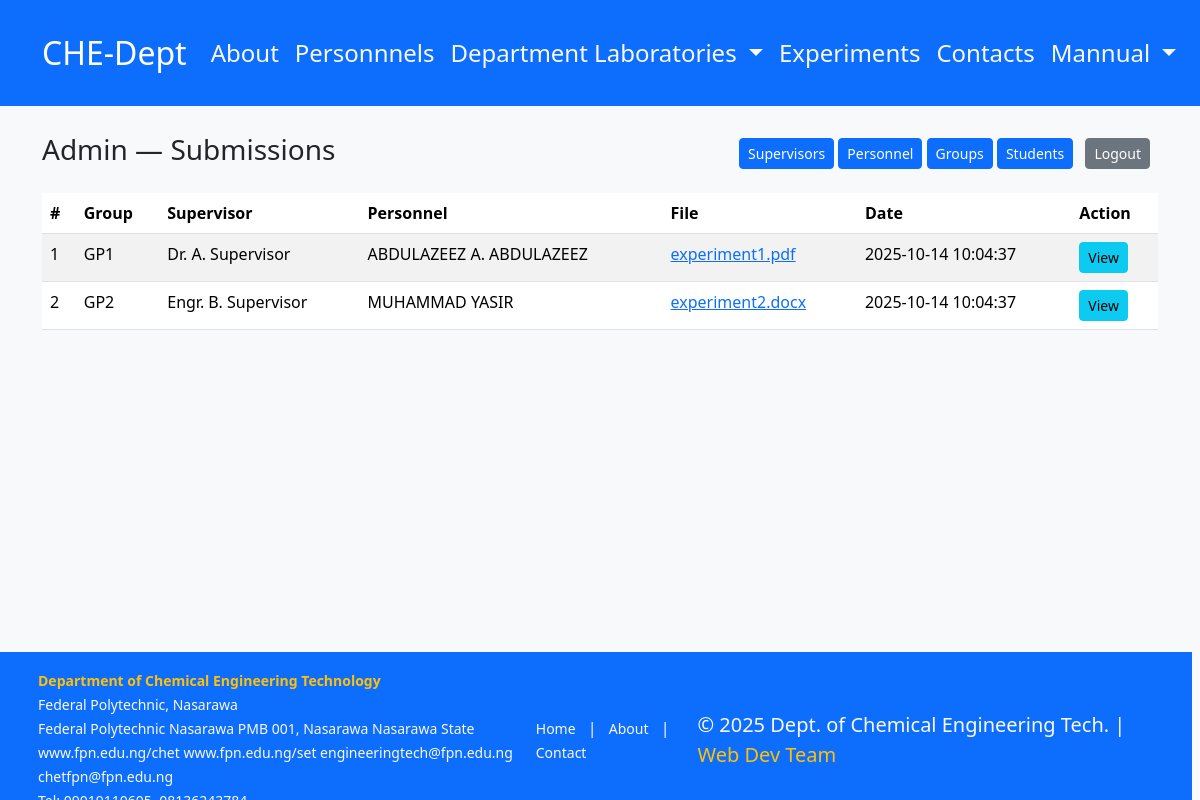
Page /admin/dashboard.php (signed in) on the committed database.
### tables this page shows
CREATE TABLE IF NOT EXISTS submissions (
  id INT AUTO_INCREMENT PRIMARY KEY,
  group_id VARCHAR(50),
  supervisor_id INT,
  personnel_id INT,
  file_name VARCHAR(255),
  date DATETIME
);

CREATE TABLE IF NOT EXISTS supervisors (
  id INT AUTO_INCREMENT PRIMARY KEY,
  name VARCHAR(255)
);

CREATE TABLE IF NOT EXISTS personnel (
  id INT AUTO_INCREMENT PRIMARY KEY,
  name VARCHAR(255),
  code VARCHAR(50)
);

### admin/dashboard.php (the view, shortened to what this page needs)
<?php
require '../includes/db.php';
$st = $pdo->query('SELECT s.*, sp.name as supervisor, p.name as personnel FROM submissions s LEFT JOIN supervisors sp ON s.supervisor_id=sp.id LEFT JOIN personnel p ON s.personnel_id=p.id ORDER BY s.date DESC');
$subs = $st->fetchAll();
include '../includes/header.php';
?>
<div class="d-flex justify-content-between align-items-center mb-3">
  <h3>Admin — Submissions</h3>
  <div>
    <a class="btn btn-sm btn-primary" href="manage_supervisors.php">Supervisors</a>
    <a class="btn btn-sm btn-primary" href="manage_personnel.php">Personnel</a>
    <a class="btn btn-sm btn-primary" href="manage_groups.php">Groups</a>
    <a class="btn btn-sm btn-primary" href="manage_students.php">Students</a>
    <a class="btn btn-sm btn-secondary m-2" href="logout.php">Logout</a>
  </div>
</div>
<table class="table table-striped">
  <thead><tr><th>#</th><th>Group</th><th>Supervisor</th><th>Personnel</th><th>File</th><th>Date</th><th>Action</th></tr></thead>
  <tbody>
    <?php foreach($subs as $i=>$s): ?>
      <tr>
        <td><?= $i+1 ?></td>
        <td><?=htmlspecialchars($s['group_id'])?></td>
        <td><?=htmlspecialchars($s['supervisor'])?></td>
        <td><?=htmlspecialchars($s['personnel'])?></td>
        <td><a href="../uploads/<?=rawurlencode($s['file_name'])?>" download><?=htmlspecialchars($s['file_name'])?></a></td>
        <td><?=htmlspecialchars($s['date'])?></td>
        <td><a class="btn btn-sm btn-info" href="view.php?id=<?=$s['id']?>">View</a></td>
      </tr>
    <?php endforeach; ?>
  </tbody>
</table>
<div class="container py-5" style="margin-bottom: 10rem;"></div>
<?php include '../includes/footer.php'; ?>

### assets/style.css (style rules this page uses)
body { font-family:Arial,Helvetica,sans-serif; }

### rows in the picture
submissions: group "GP1", supervisor.name "Dr. A. Supervisor", personnel.name "ABDULAZEEZ A. ABDULAZEEZ", file_name "experiment1.pdf", date "2025-10-14 10:04:37"
submissions: group "GP2", supervisor.name "Engr. B. Supervisor", personnel.name "MUHAMMAD YASIR", file_name "experiment2.docx", date "2025-10-14 10:04:37"
